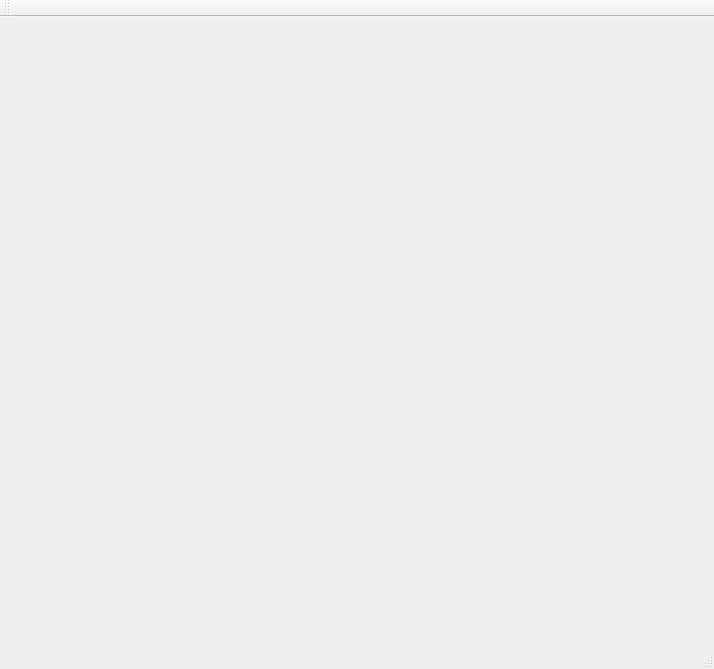
<?xml version="1.0" encoding="UTF-8"?>
<ui version="4.0">
 <class>MainWindow</class>
 <widget class="QMainWindow" name="MainWindow">
  <property name="geometry">
   <rect>
    <x>0</x>
    <y>0</y>
    <width>714</width>
    <height>669</height>
   </rect>
  </property>
  <property name="windowTitle">
   <string>MainWindow</string>
  </property>
  <widget class="QWidget" name="centralWidget">
   <widget class="QGLESWIDGET" name="widget" native="true">
    <property name="geometry">
     <rect>
      <x>10</x>
      <y>10</y>
      <width>600</width>
      <height>600</height>
     </rect>
    </property>
   </widget>
  </widget>
  <widget class="QMenuBar" name="menuBar">
   <property name="geometry">
    <rect>
     <x>0</x>
     <y>0</y>
     <width>714</width>
     <height>25</height>
    </rect>
   </property>
  </widget>
  <widget class="QToolBar" name="mainToolBar">
   <attribute name="toolBarArea">
    <enum>TopToolBarArea</enum>
   </attribute>
   <attribute name="toolBarBreak">
    <bool>false</bool>
   </attribute>
  </widget>
  <widget class="QStatusBar" name="statusBar"/>
 </widget>
 <layoutdefault spacing="6" margin="11"/>
 <customwidgets>
  <customwidget>
   <class>QGLESWIDGET</class>
   <extends>QWidget</extends>
   <header>qgleswidget.h</header>
   <container>1</container>
  </customwidget>
 </customwidgets>
 <resources/>
 <connections/>
</ui>
